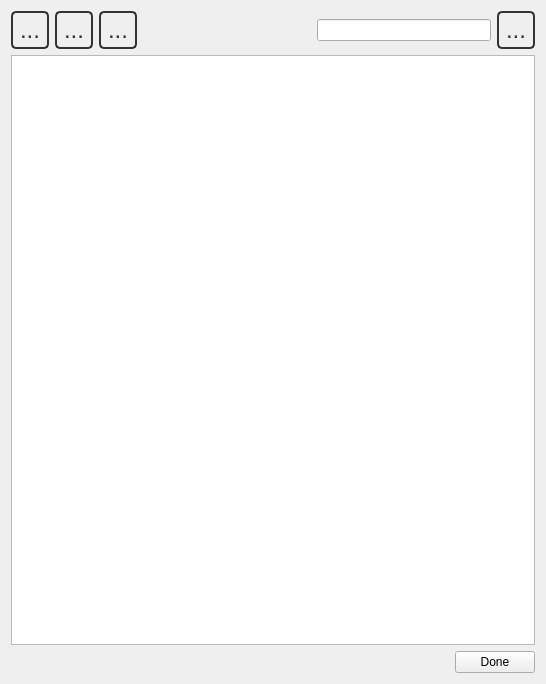
<?xml version="1.0" encoding="UTF-8"?>
<ui version="4.0">
 <class>HelpBrowser</class>
 <widget class="QDialog" name="HelpBrowser">
  <property name="geometry">
   <rect>
    <x>0</x>
    <y>0</y>
    <width>546</width>
    <height>684</height>
   </rect>
  </property>
  <property name="windowTitle">
   <string>Help Browser</string>
  </property>
  <property name="styleSheet">
   <string>QToolButton {
   color: #333;
   background-color: QLinearGradient( x1: 0, y1: 0, x2: 0, y2: 1, 
          stop: 0 #fff,
          stop: 0.5 #eee, 
          stop: 1 #999);
   border-width: 2px;
   border-color: #333;
   border-style: solid;
   border-radius: 5;
   padding: 0px;
   font-size: 24px;
   min-width: 34px;
   max-width: 34px;
   min-height: 34px;
   max-height: 34px;
}

QToolButton:disabled {
  background-color: QLinearGradient( x1: 0, y1: 0, x2: 0, y2: 1, 
          stop: 0 #fff,
          stop: 0.5 #eee, 
          stop: 1 #bbb);
   border-color: #aaa;
   color: #aaa;
}

QToolButton:pressed {
   border-color: #b00;
}


QToolButton:checked {
   border-color: #b00;
}

QToolTip {
   border: 2px solid darkkhaki;
   padding: 2px;
   border-radius: 3px;
   opacity: 500;
   font-size: 10px;
}

QTextBrowser#content { 
   padding: 20px;
}</string>
  </property>
  <layout class="QVBoxLayout" name="verticalLayout">
   <item>
    <layout class="QHBoxLayout" name="horizontalLayout">
     <item>
      <widget class="QToolButton" name="backButton">
       <property name="toolTip">
        <string>Back</string>
       </property>
       <property name="text">
        <string>...</string>
       </property>
       <property name="icon">
        <iconset resource="IQmol.qrc">
         <normaloff>:/resources/icons/Back.png</normaloff>:/resources/icons/Back.png</iconset>
       </property>
       <property name="iconSize">
        <size>
         <width>24</width>
         <height>24</height>
        </size>
       </property>
      </widget>
     </item>
     <item>
      <widget class="QToolButton" name="forwardButton">
       <property name="toolTip">
        <string>Forward</string>
       </property>
       <property name="text">
        <string>...</string>
       </property>
       <property name="icon">
        <iconset resource="IQmol.qrc">
         <normaloff>:/resources/icons/Forward.png</normaloff>:/resources/icons/Forward.png</iconset>
       </property>
       <property name="iconSize">
        <size>
         <width>24</width>
         <height>24</height>
        </size>
       </property>
      </widget>
     </item>
     <item>
      <widget class="QToolButton" name="homeButton">
       <property name="toolTip">
        <string>Index page</string>
       </property>
       <property name="text">
        <string>...</string>
       </property>
       <property name="icon">
        <iconset resource="IQmol.qrc">
         <normaloff>:/resources/icons/Home.png</normaloff>:/resources/icons/Home.png</iconset>
       </property>
       <property name="iconSize">
        <size>
         <width>24</width>
         <height>24</height>
        </size>
       </property>
      </widget>
     </item>
     <item>
      <spacer name="horizontalSpacer">
       <property name="orientation">
        <enum>Qt::Horizontal</enum>
       </property>
       <property name="sizeHint" stdset="0">
        <size>
         <width>40</width>
         <height>20</height>
        </size>
       </property>
      </spacer>
     </item>
     <item>
      <widget class="QLineEdit" name="searchLineEdit"/>
     </item>
     <item>
      <widget class="QToolButton" name="searchButton">
       <property name="toolTip">
        <string>Search</string>
       </property>
       <property name="text">
        <string>...</string>
       </property>
       <property name="icon">
        <iconset resource="IQmol.qrc">
         <normaloff>:/resources/icons/Search.png</normaloff>:/resources/icons/Search.png</iconset>
       </property>
       <property name="iconSize">
        <size>
         <width>24</width>
         <height>24</height>
        </size>
       </property>
      </widget>
     </item>
    </layout>
   </item>
   <item>
    <widget class="QTextBrowser" name="textBrowser">
     <property name="styleSheet">
      <string/>
     </property>
     <property name="frameShape">
      <enum>QFrame::StyledPanel</enum>
     </property>
    </widget>
   </item>
   <item>
    <layout class="QHBoxLayout" name="horizontalLayout_2">
     <item>
      <spacer name="horizontalSpacer_2">
       <property name="orientation">
        <enum>Qt::Horizontal</enum>
       </property>
       <property name="sizeHint" stdset="0">
        <size>
         <width>40</width>
         <height>20</height>
        </size>
       </property>
      </spacer>
     </item>
     <item>
      <widget class="QPushButton" name="doneButton">
       <property name="text">
        <string>Done</string>
       </property>
       <property name="autoDefault">
        <bool>false</bool>
       </property>
      </widget>
     </item>
    </layout>
   </item>
  </layout>
 </widget>
 <resources>
  <include location="IQmol.qrc"/>
 </resources>
 <connections>
  <connection>
   <sender>doneButton</sender>
   <signal>clicked()</signal>
   <receiver>HelpBrowser</receiver>
   <slot>close()</slot>
   <hints>
    <hint type="sourcelabel">
     <x>436</x>
     <y>555</y>
    </hint>
    <hint type="destinationlabel">
     <x>337</x>
     <y>334</y>
    </hint>
   </hints>
  </connection>
 </connections>
</ui>
